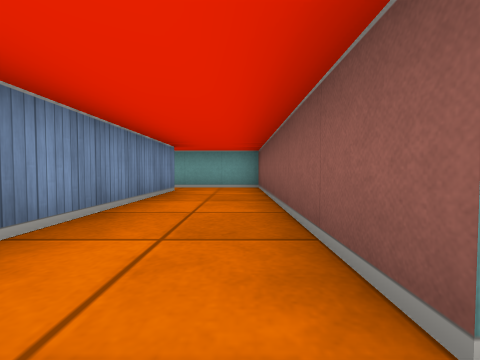
[1] (above)

12 first-person views from a walk through a cub3D level. The camera is about half as high as the walls, tilts 2° down and sees 90° across. The floor is counted in squares. Each view is taken from the middle of a square. On the plan, view 1 faces up. The plan holds only what a view shows up to about 9 squares ahead; the rest is blank.

[2]
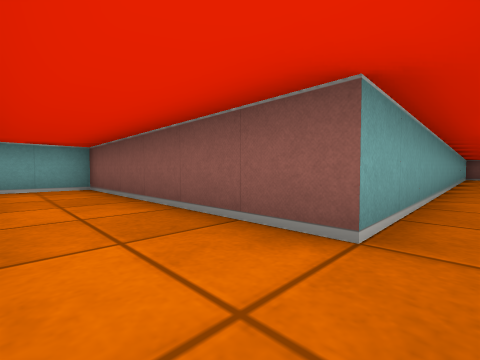

[3]
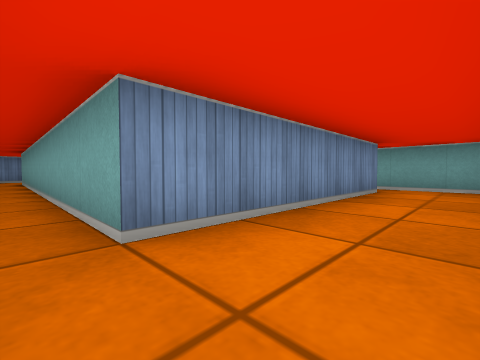

[4]
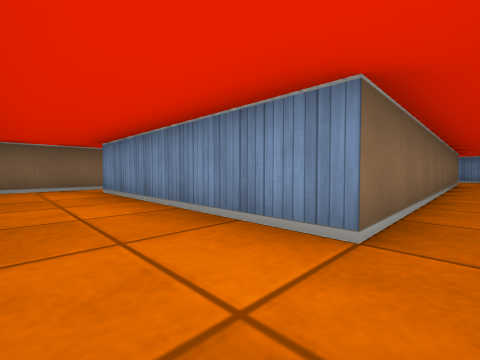

[5]
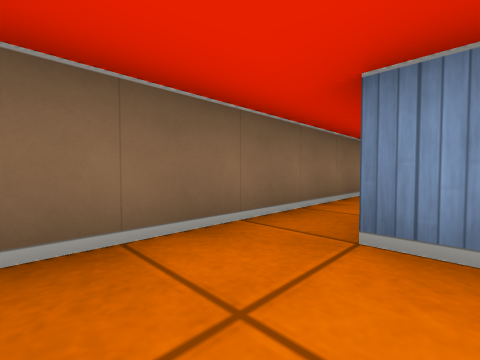

[6]
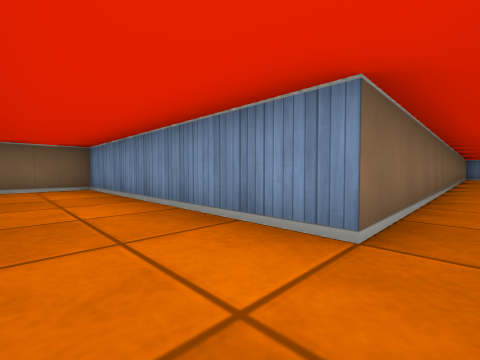

[7]
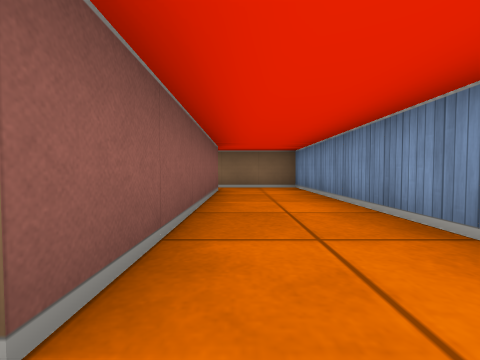

[8]
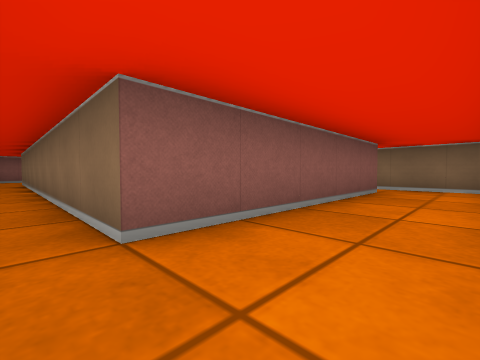

[9]
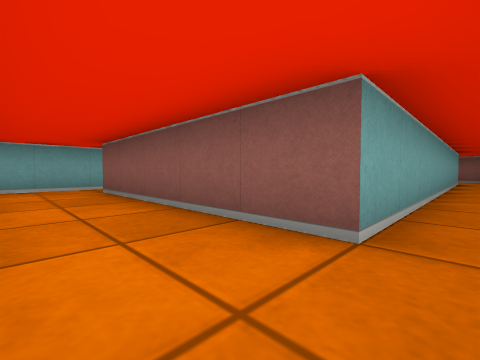

[10]
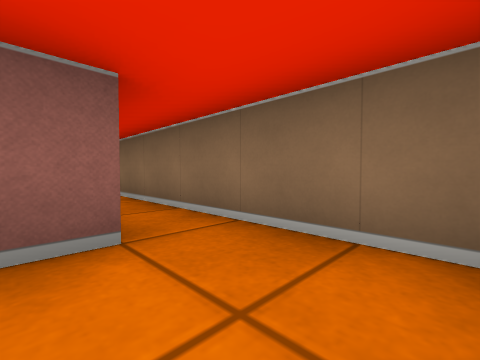

[11]
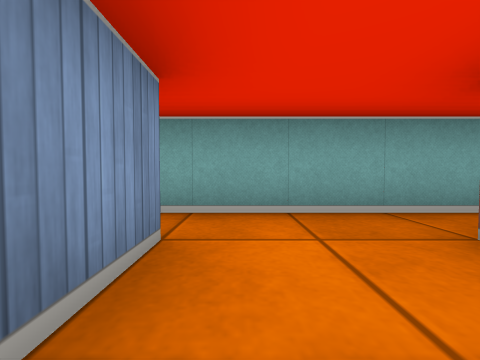

[12]
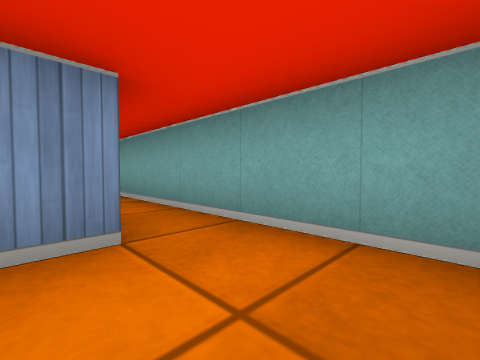

### Floor plan
Ten units are one square. View 1 is at (0, 0); x grows to the right and y downward. Boxes are objects, and circles mark ways between rooms. Rooms are numbered by the first view taken in them; rooms with no view inside come last. Other rooms are left out.
<svg viewBox="-25 -70 165 140">
<path fill="none" stroke="#000" d="M-15 -55 -15 -5M25 -5 5 -5 5 -65 -15 -65M-15 5 25 5M25 5 25 65 75 65M112 -5 25 -5M135 55 45 55 45 5 135 5"/>
<circle cx="15" cy="0" r="3" fill="#2a7"/>
<text x="0" y="-30">1</text>
<text x="40" y="30">2</text>
</svg>
Room 1 opens to room 2.

Where each view was taken, in squares from view 1:
view 1: 0 up, 0 right, facing up
view 2: 0 up, 1 left, facing up-right
view 3: 0 up, 0 right, facing up-left
view 4: 6 up, 0 right, facing down-left
view 5: 1 up, 0 right, facing down-left
view 6: 0 up, 4 right, facing down-left
view 7: 0 up, 4 right, facing down
view 8: 0 up, 3 right, facing down-right
view 9: 6 down, 3 right, facing up-right
view 10: 5 down, 3 right, facing down-right
view 11: 2 down, 3 right, facing up
view 12: 5 up, 0 right, facing up-left
